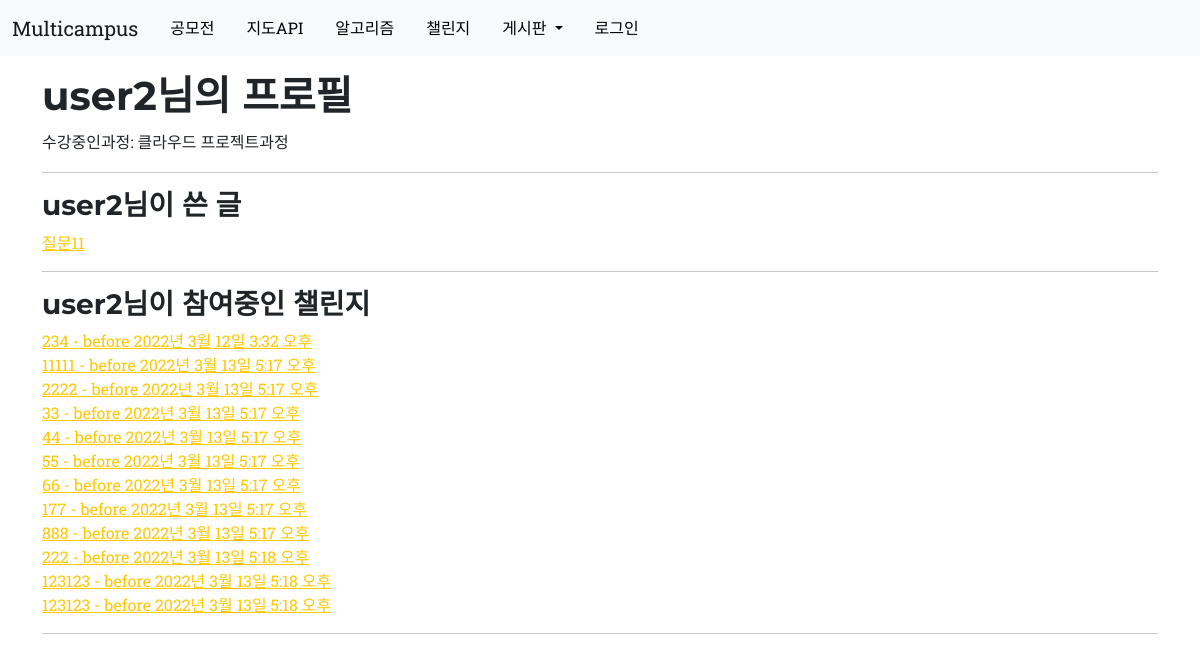
Screenshot of /users/2/ with the database file from the repository.
### users/models.py (models this page shows, shortened)
class User(AbstractUser):
    COURSE_BIGDATA = "빅데이터 프로젝트과정"
    COURSE_AI = "AI 프로젝트과정"
    COURSE_CLOUD = "클라우드 프로젝트과정"
    COURSE_IOT = "IOT 프로젝트과정"
    COURSE_CHOICES = (
        (COURSE_BIGDATA, "빅데이터 프로젝트과정"),
        (COURSE_AI, "AI 프로젝트과정"),
        (COURSE_CLOUD, "클라우드 프로젝트과정"),
        (COURSE_IOT, "IOT 프로젝트과정")
    )
    birthdate = models.DateField(null=True, blank=True)
    avatar = models.ImageField(upload_to="avatars", blank=True)
    takencourse = models.CharField(
        choices=COURSE_CHOICES, max_length=20, null=True, blank=True)
    hp = models.CharField(max_length=11, null=True, blank=True)
    score = models.IntegerField(default=0)

### qnaboard/models.py (models this page shows)
class Question(models.Model):
    author = models.ForeignKey(
        user_models.User, related_name="question", on_delete=models.CASCADE)
    subject = models.CharField(max_length=200)
    content = models.TextField()
    create_date = models.DateTimeField()
    modify_date = models.DateTimeField(null=True, blank=True)
    def __str__(self):
        return self.subject

### challenges/models.py (models this page shows, shortened)
class Challenge(core_models.TimeStampedModel):
    STATUS_BEFORE = "before"
    STATUS_START = "start"
    STATUS_FINISH = "finish"
    STATUS_CHOICES = (
        (STATUS_BEFORE, "모집중"),
        (STATUS_START, "도전시작"),
        (STATUS_FINISH, "도전종료")
    )
    ROUTINE_EVERYDAY = "everyday"
    ROUTINE_WEEKENDONLY = "weekend_only"
    ROUTINE_FIVETIMES = "5times_a_week"
    ROUTINE_THREETIMES = "3times_a_week"
    ROUTINE_TWICE = "twice_a_week"
    ROUTINE_ONCE = "once_a_week"
    ROUTINE_CHOICES = (
        (ROUTINE_EVERYDAY, "매일"),
        (ROUTINE_WEEKENDONLY, "주말만"),
        (ROUTINE_FIVETIMES, "월화수목금"),
        (ROUTINE_THREETIMES, "주3회"),
        (ROUTINE_TWICE, "주2회"),
        (ROUTINE_ONCE, "주1회")
    )
    subject = models.CharField(max_length=140)
    description = models.TextField()
    status = models.CharField(
        max_length=8, choices=STATUS_CHOICES, default=STATUS_BEFORE)
    host = models.ForeignKey(
        user_models.User, related_name="challenge", on_delete=models.CASCADE)
    routine = models.CharField(
        max_length=15, choices=ROUTINE_CHOICES, default=ROUTINE_EVERYDAY)
    num_of_auth_per_day = models.IntegerField(default=1)
    date_start = models.DateField(default=timezone.now(), editable=True)
    date_finish = models.DateField(
        default=(timezone.now() + timedelta(weeks=1)), editable=True)
    challenger = models.ManyToManyField(
        user_models.User, related_name="challenger", blank=True)
    def __str__(self):
        return f'{self.subject} - {self.status}'

### users/views.py (the view)
# urls.py: path('<int:pk>/', views.UserProfileView.as_view(), name='detail'),
class UserProfileView(DetailView):
    model = models.User
    context_object_name = "user_obj"
    def get_context_data(self, **kwargs):
        return super().get_context_data(**kwargs)

### templates/users/user_detail.html (shortened to what this page needs)
{% extends 'base.html' %}
{% block content %}
<div class = "container mb-3">
    <h1>{{ user_obj.first_name}}님의 프로필</h1>
    <p>수강중인과정: {{ user_obj.takencourse}}</p>
    <hr>
    <h3>{{ user_obj.first_name}}님이 쓴 글</h3>
        {% for obj_qna in user_obj.question.all %}
        <a href="{% url 'qnaboard:detail' obj_qna.id %}"> {{ obj_qna }}</a> <br>
        {% endfor %}
    <hr>
    <h3>{{ user_obj.first_name}}님이 참여중인 챌린지</h3>
        {% for obj in user_obj.challenge.all %}
        <a href="{% url 'challenges:detail' obj.id %}"> {{user_obj.challenge.challenger}}{{ obj }} {{obj.created}}</a> <br>
        {% endfor %}
    <hr>
</div>
{% endblock %}

### rows the page displays
User: first_name "user2", takencourse "클라우드 프로젝트과정"
Question: subject "질문11"
Challenge: subject+status "234 - before", created "2022년 3월 12일 3:32 오후"
Challenge: subject+status "11111 - before", created "2022년 3월 13일 5:17 오후"
Challenge: subject+status "2222 - before", created "2022년 3월 13일 5:17 오후"
Challenge: subject+status "33 - before", created "2022년 3월 13일 5:17 오후"
Challenge: subject+status "44 - before", created "2022년 3월 13일 5:17 오후"
Challenge: subject+status "55 - before", created "2022년 3월 13일 5:17 오후"
Challenge: subject+status "66 - before", created "2022년 3월 13일 5:17 오후"
Challenge: subject+status "177 - before", created "2022년 3월 13일 5:17 오후"
Challenge: subject+status "888 - before", created "2022년 3월 13일 5:17 오후"
Challenge: subject+status "222 - before", created "2022년 3월 13일 5:18 오후"
Challenge: subject+status "123123 - before", created "2022년 3월 13일 5:18 오후"
Challenge: subject+status "123123 - before", created "2022년 3월 13일 5:18 오후"
